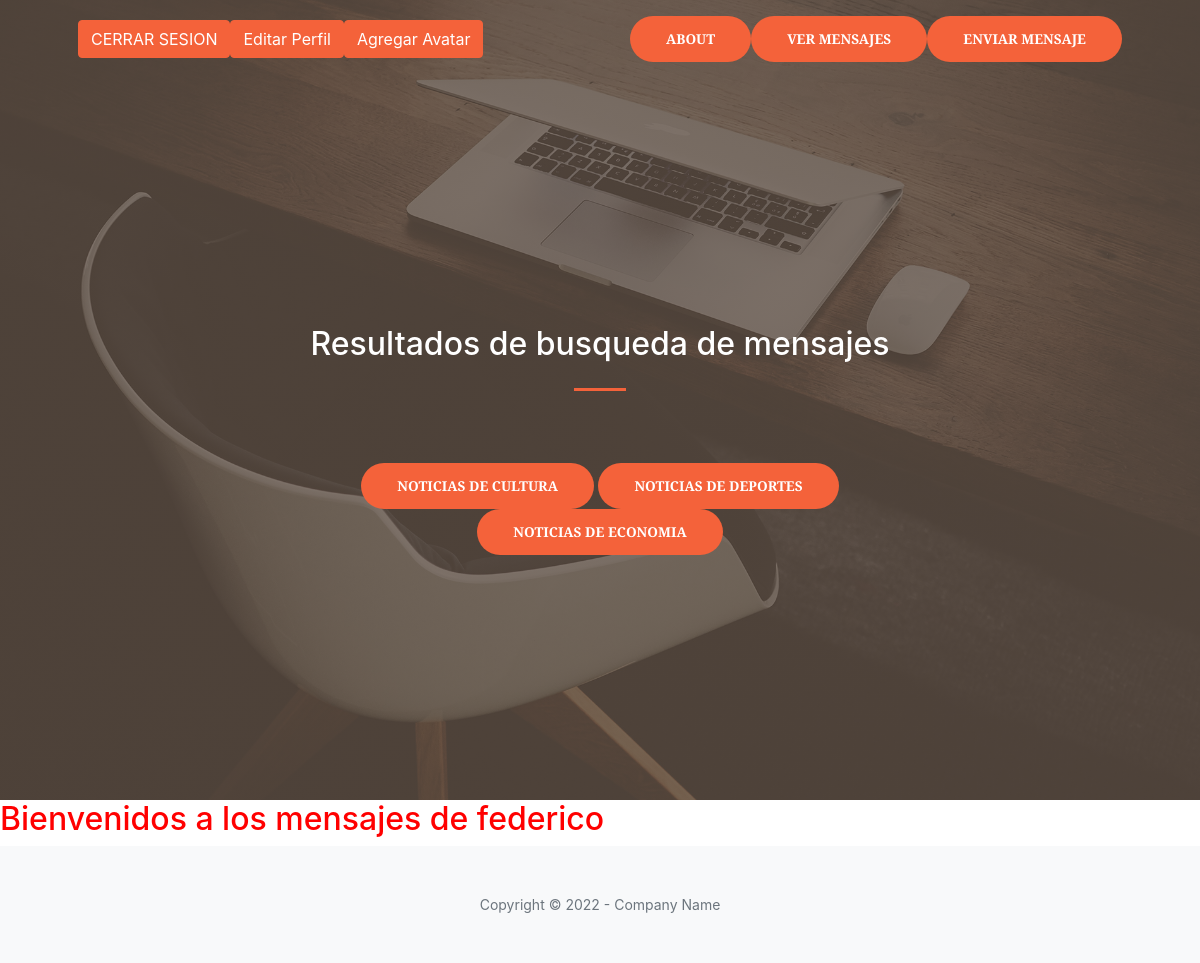
Before: /buscarMensaje (signed in) with the older database file.
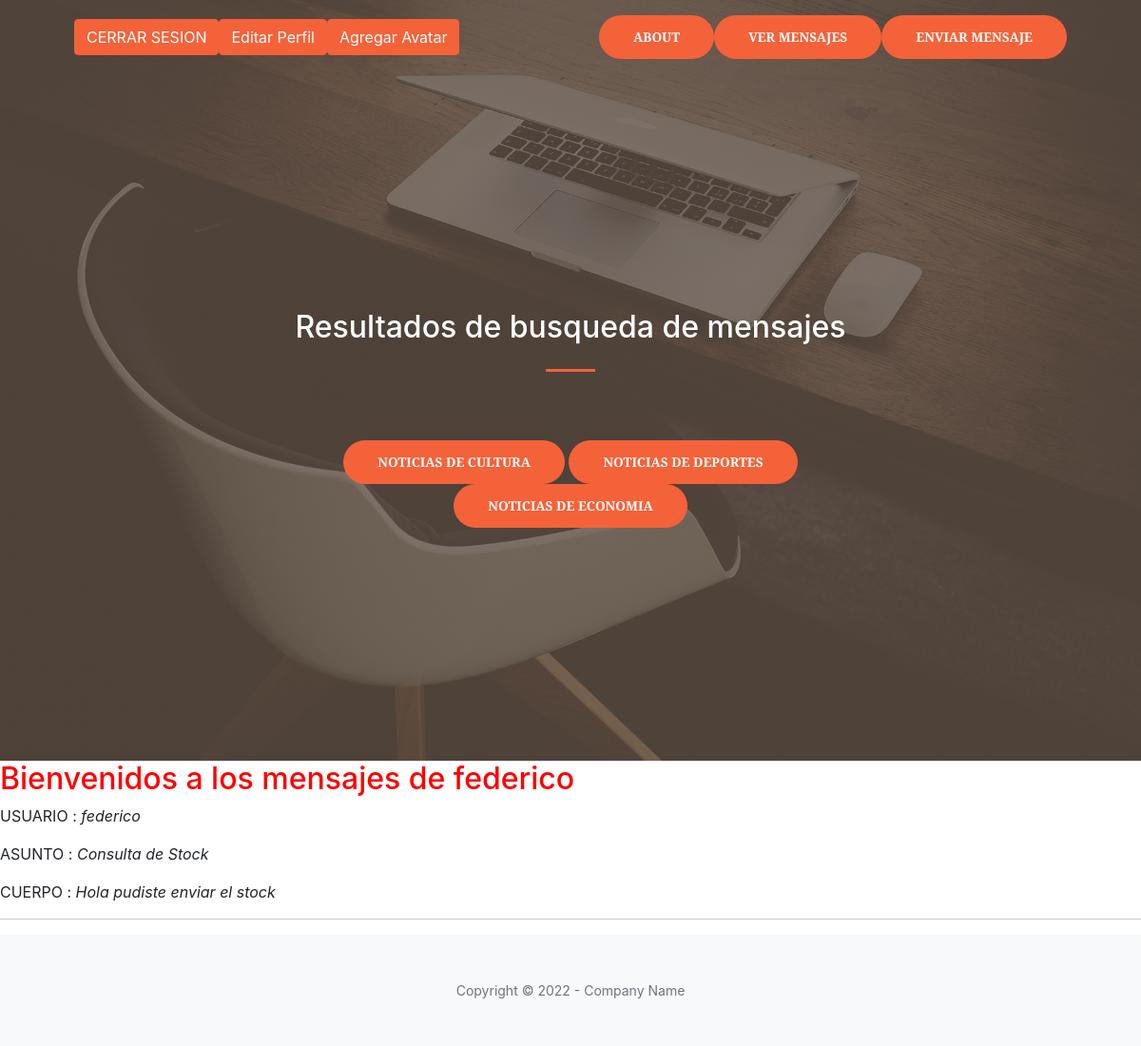
After: the same page with the newer database file.
### AppBlog/models.py (models this page shows, shortened)
class Mensaje(models.Model):
    usuario = models.CharField(max_length=50)
    asunto = models.CharField(max_length=50)
    campo = models.CharField(max_length=250)

### AppBlog/views.py (the view)
# urls.py: path('buscarMensaje', buscarMensajes, name='buscarMensajes'),
def buscarMensajes(request):
    usuario=request.user
    usuario = str(usuario)
    mensajes= Mensaje.objects.all()
    return render(request,'AppBlog/resultadosMensajes.html',{'mensajes': mensajes,'usuario':usuario})

### AppBlog/templates/AppBlog/resultadosMensajes.html
{% extends "AppBlog/padre.html" %}
{% load static %}
{% block titulo %}
<h2 style="color:white">Resultados de busqueda de mensajes</h2>
{% endblock %}
{% block cuerpo %}
<h2 style="color: red"> Bienvenidos a los mensajes de {{usuario}}</h2>
{% if mensajes %}
{% for mensaje in mensajes %}
    {% if mensaje.usuario == usuario %}
    <p>USUARIO : <i>{{mensaje.usuario}}</i></p>
    <p>ASUNTO : <i>{{mensaje.asunto}}</i></p>
    <p>CUERPO : <i>{{mensaje.campo}}</i></p>
    <hr>
    {% endif %}
{% endfor %}
{% else %}
<h2 style="color: red">No Posee Mensajes nuevos {{usuario}} </h2>
{% endif %}
{% endblock%}

Changed rows visible on the page:
added Mensaje: usuario "federico", asunto "Consulta de Stock", campo "Hola pudiste enviar el stock"
